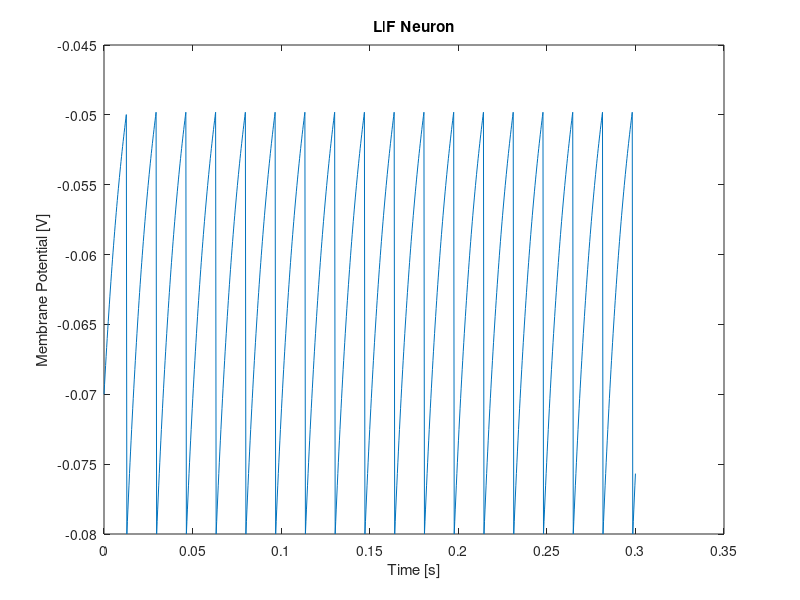
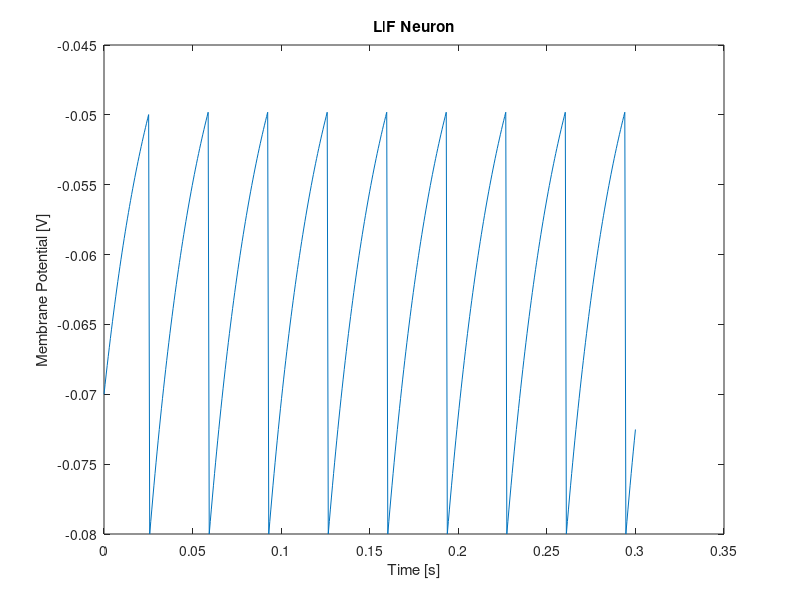
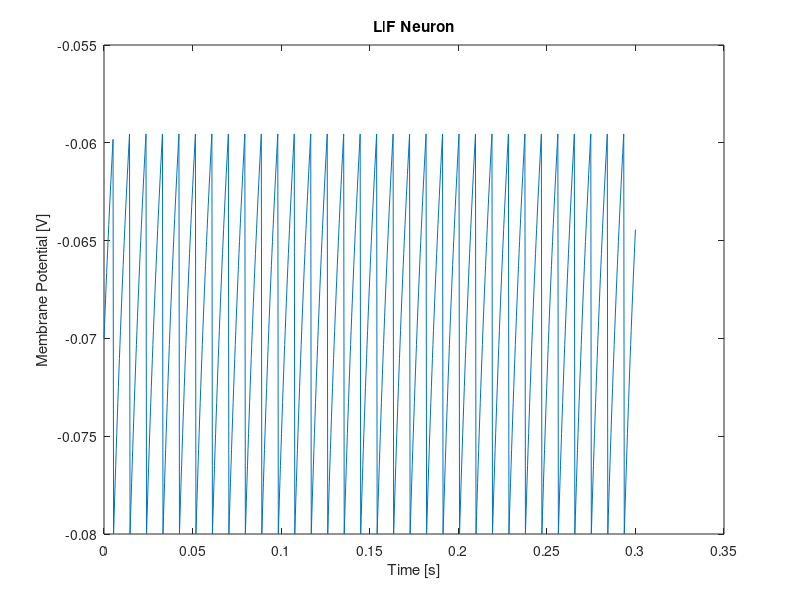

These figures' MATLAB source, in order:
% Code Tested on Matlab R2020b 
% Assignment 1 in Cortical Modelling




%section A %%%%%%%%%%%%%%%%%%%%%%%%%%%%%%%%%%%%%%%%%%%%%%%%%%%%%%%%%%%%%%%

%Define the hyperparameters, which are fixed during the simulation

tau = 15*10^-3; %characteristic time in seconds
dt = tau/50; %timestep divided by tau to obtain more accurate results
Rm = 10*10^6;  %total membrane resistance in omega (Ω)
V_thresh= -50*10^-3; %threshold in Volt (V)
V_reset = -80*10^-3; %reset membrane potential in Volt (V), which must be lower than the resting potential
E= -70*10^-3; %resting potential in Volt (V) 
Ie =3.5*10^-9; %the external positive current injected into the neuron, in Ampere

%section B %%%%%%%%%%%%%%%%%%%%%%%%%%%%%%%%%%%%%%%%%%%%%%%%%%%%%%%%%%%%%%%%

%Initialise the necessary variables that will change with time
 
T= 0:dt:0.3; %time vector (maximum time 300ms) with little increments of dt
V_hat = zeros(size(T)); %inizialise the membrane potential variable V_hat, which will store the estimate of our membrane potential through time
S= zeros(size(T)); %inizialise a spike array discretised with the same size as the time vector T
V_0 = -70*10^-3; %initial membrane potential in Volt (V) equal to the resting potential E
V_hat(1) = V_0; %The first value of V_hat is equal to the initial membrane potential value, ie -70*10^-3


%section C %%%%%%%%%%%%%%%%%%%%%%%%%%%%%%%%%%%%%%%%%%%%%%%%%%%%%%%%%%%%%%%%

for t=2:length(T)  %start from index 2 to compute the next step as a function of the previous step
    if V_hat(t-1)<V_thresh % if the membrane potential value is lower than threshold, go ahead with the differential equation in the next step
        V_hat(t)= V_hat(t-1)+(dt/tau)*(E-V_hat(t-1)+Rm*Ie); %the value of V_hat at index t is the value of V at the previous timestep plus the value of the derivative
    else
        V_hat(t)= V_reset; %when the threshold is crossed (and the neuron fire a spike) reset the membrane potential to -80*10^-3
        S(t)=1;   %store the spike at the particular timestep. If there is a spike store 1, otherwise 0
    end    
end


figure, plot(T,V_hat); %plot the membrane potential and time vector T
xlabel('Time [s]'); %add a x-axis label
ylabel('Membrane Potential [V]'); %add a y-axis label
title('LIF Neuron'); %add the tile

N_spikes=sum(S);% Count the total number of spikes:
% Calculate the firing rate by dividing the total number of spikes with the
% total length of the simulation, ie 300ms:
firing_rate= N_spikes/max(T); %In Hertz
disp(['The firing rate is ' num2str(firing_rate),[' Hz']]); %display the firing rate


%% Second simulation with increased tau

close all
clear all 

tau = 30*10^-3; %characteristic time in seconds
dt = tau/50; %timestep divided by tau to obtain more accurate results
Rm = 10*10^6;  %total membrane resistance in omega (Ω)
V_thresh= -50*10^-3; %threshold in Volt (V)
V_reset = -80*10^-3; %reset membrane potential in Volt (V), which must be lower than the resting potential
E= -70*10^-3; %resting potential in Volt (V) 
Ie =3.5*10^-9; %the external current injected into the neuron


%section B %%%%%%%%%%%%%%%%%%%%%%%%%%%%%%%%%%%%%%%%%%%%%%%%%%%%%%%%%%%%%%%%

%Initialise the necessary variables that will change with time

T= 0:dt:0.3; %time vector (maximum time 300ms) with little increments of dt
V_hat = zeros(size(T)); %inizialise the membrane potential variable V_hat, which will store the estimate of our membrane potential through time
S= zeros(size(T)); %inizialise a spike array discretised following the same size as the time vector T
V_0 = -70*10^-3; %initial membrane potential in Volt (V)
V_hat(1) = V_0; %The first value of V_hat is equal to the initial membrane potential value, ie -70*10^-3


%section C %%%%%%%%%%%%%%%%%%%%%%%%%%%%%%%%%%%%%%%%%%%%%%%%%%%%%%%%%%%%%%%%

for t=2:length(T)  %start from index 2 to compute the next step as a function of the previous step
    if V_hat(t-1)<V_thresh % if the membrane potential value is lower than threshold, go ahead with the differential equation in the next step
        V_hat(t)= V_hat(t-1)+(dt/tau)*(E-V_hat(t-1)+Rm*Ie); %the value of V_hat at index t is the value of V at the previous timestep plus the value of the derivative
    else
        V_hat(t)= V_reset; %when the threshold is crossed (and the neuron fire a spike) reset the membrane potential to -80*10^-3
        S(t)=1;   %store the spike at the particular timestep. If there is a spike store 1, otherwise 0
    end    
end


figure, plot(T,V_hat); %plot the membrane potential and time vector T
xlabel('Time [s]'); %add a x-axis label
ylabel('Membrane Potential [V]'); %add a y-axis label
title('LIF Neuron'); %add the tile


N_spikes=sum(S); % Count the total number of spikes:
% Calculate the firing rate by dividing the total number of spikes with the
% total length of the simulation, ie 300ms:
firing_rate= N_spikes/max(T); %In Hertz
disp(['The firing rate is ' num2str(firing_rate),[' Hz']]); %display the firing rate

%% Third simulation with a decreased V_thresh value

close all
clear all 


tau = 15*10^-3; %characteristic time in seconds
dt = tau/50; %timestep divided by tau to obtain more accurate results
Rm = 10*10^6;  %total membrane resistance in omega (Ω)
V_thresh= -60*10^-3; %new threshold value
V_reset = -80*10^-3; %reset membrane potential in Volt (V), which must be lower than the resting potential
E= -70*10^-3; %resting potential in Volt (V) 
Ie =3.5*10^-9; %the external positive current injected into the neuron

%section B %%%%%%%%%%%%%%%%%%%%%%%%%%%%%%%%%%%%%%%%%%%%%%%%%%%%%%%%%%%%%%%%

%Initialise the necessary variables that will change with time


T= 0:dt:0.3; %time vector (maximum time 300ms) with little increments of dt
V_hat = zeros(size(T)); %inizialise the membrane potential variable V_hat, which will store the estimate of our membrane potential through time
S= zeros(size(T)); %inizialise a spike array discretised following the same size as the time vector T
V_0 = -70*10^-3; %initial membrane potential in Volt (V)
V_hat(1) = V_0; %The first value of V_hat is equal to the initial membrane potential value, ie -70*10^-3


%section C %%%%%%%%%%%%%%%%%%%%%%%%%%%%%%%%%%%%%%%%%%%%%%%%%%%%%%%%%%%%%%%%

for t=2:length(T)  %start from index 2 to compute the next step as a function of the previous step
    if V_hat(t-1)<V_thresh % if the membrane potential value is lower than threshold, go ahead with the differential equation in the next step
        V_hat(t)= V_hat(t-1)+(dt/tau)*(E-V_hat(t-1)+Rm*Ie); %the value of V_hat at index t is the value of V at the previous timestep plus the value of the derivative
    else
        V_hat(t)= V_reset; %when the threshold is crossed (and the neuron fire a spike) reset the membrane potential to -80*10^-3
        S(t)=1;   %store the spike at the particular timestep. If there is a spike store 1, otherwise 0
    end    
end



figure, plot(T,V_hat); %plot the membrane potential and time vector T
xlabel('Time [s]'); %add a x-axis label
ylabel('Membrane Potential [V]'); %add a y-axis label
title('LIF Neuron'); %add the tile


N_spikes=sum(S); % Count the total number of spikes:
% Calculate the firing rate by dividing the total number of spikes with the
% total length of the simulation, ie 300ms:
firing_rate= N_spikes/max(T); %In Hertz
disp(['The firing rate is ' num2str(firing_rate),[' Hz']]); %display the firing rate

